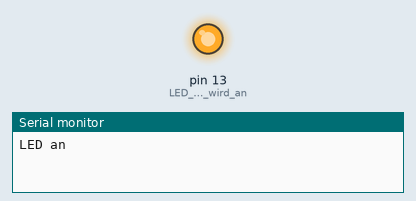
Simulated run of this sketch. Board: Arduino Uno, built with avr-gcc and run on an emulated ATmega328P. Parts: output pins drawn as LEDs (lit = HIGH), the last lines printed to the serial monitor.

Above: at 1.0 s.
At 3.0 s:
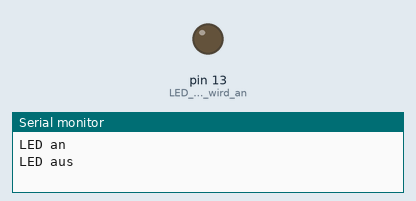
Timing chart, 0 to 9.9 s (numbered marks = the images above):
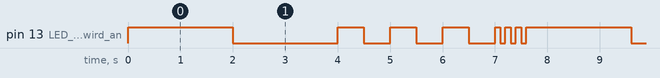

The sketch:

sketch_sep11a.ino
```cpp
void setup()
{
 pinMode(13,OUTPUT);  //LED an ausgang 13 wird angesteuert
 Serial.begin(9600);
}
void loop()
{
 digitalWrite(13,HIGH);       // LED wird auf an gesetzt
 Serial.println("LED an");    // auf der anzeige soll LED an stehen
 delay(2000);                 // Pause für 1 Sekunde ( hier in ms angegeben
 digitalWrite(13,LOW);        // LED wird auf aus gesetzt
 Serial.println("LED aus");   // auf der anzeige soll LED aus stehen
 delay(2000);                 // Pause für 1 Sekunde ( hier in ms angegeben
                              // SOS startet kurz
 digitalWrite(13,HIGH);       // LED wird auf an gesetzt
 delay(500);                  // Pause für 0,5 Sekunde ( hier in ms angegeben
 digitalWrite(13,LOW);        // LED wird auf aus gesetzt
 delay(500);                  // Pause für 0,5 Sekunde ( hier in ms angegeben
 digitalWrite(13,HIGH);       // LED wird auf an gesetzt
 delay(500);                  // Pause für 0,5 Sekunde ( hier in ms angegeben
 digitalWrite(13,LOW);        // LED wird auf aus gesetzt
 delay(500);                  // Pause für 0,5 Sekunde ( hier in ms angegeben
 digitalWrite(13,HIGH);       // LED wird auf an gesetzt
 delay(500);                  // Pause für 0,5 Sekunde ( hier in ms angegeben
 digitalWrite(13,LOW);        // LED wird auf aus gesetzt
 delay(500);                  // Pause für 0,5 Sekunde ( hier in ms angegeben
                              // SOS startet lang
 digitalWrite(13,HIGH);       // LED wird auf an gesetzt
 delay(100);                  // Pause für 1 Sekunde ( hier in ms angegeben
 digitalWrite(13,LOW);        // LED wird auf aus gesetzt
 delay(100);                  // Pause für 1 Sekunde ( hier in ms angegeben
  digitalWrite(13,HIGH);       // LED wird auf an gesetzt
 delay(100);                  // Pause für 1 Sekunde ( hier in ms angegeben
 digitalWrite(13,LOW);        // LED wird auf aus gesetzt
 delay(100);                  // Pause für 1 Sekunde ( hier in ms angegeben
  digitalWrite(13,HIGH);       // LED wird auf an gesetzt
 delay(100);                  // Pause für 1 Sekunde ( hier in ms angegeben
 digitalWrite(13,LOW);        // LED wird auf aus gesetzt
 delay(100);                  // Pause für 1 Sekunde ( hier in ms angegeben
}
```

Measured:
- by itself, pin 13 (LED_an_ausgang_13_wird_an): repeats every 7.6 s: LOW 2.0 s, 3 × (HIGH 0.50 s, LOW 0.50 s), 3 × (HIGH 0.10 s, LOW 0.10 s), HIGH 2.0 s
- by itself, everything shown: repeats every 7.6 s, in 14 steps
